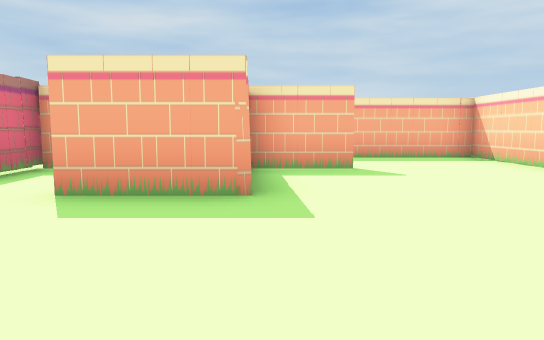
view 1 (above)

16 first-person views from a walk through a 3-D level made in the Unity game engine. The camera is 1.2 m above the floor, tilts 6° down and sees 70° across. The floor is counted in squares, 2 m on a side. Each view is taken from the middle of a square. On the plan, view 1 faces up. The plan holds only what a view shows up to about 11 squares ahead; the rest is blank. The player character is not drawn.

view 2
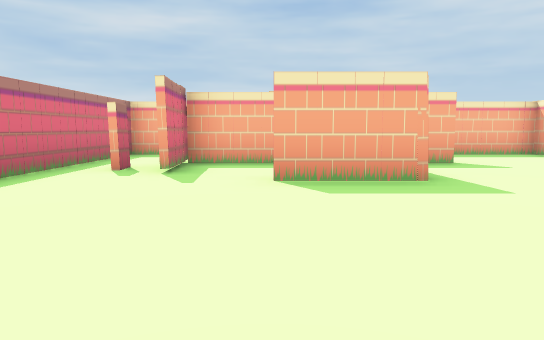

view 3
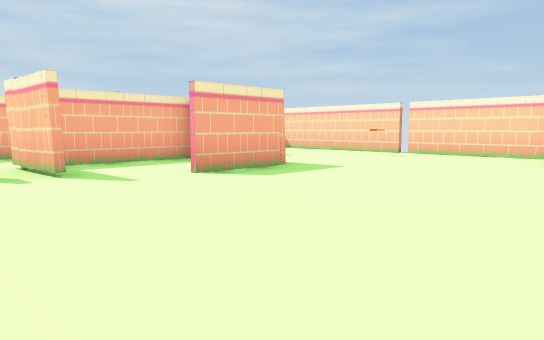

view 4
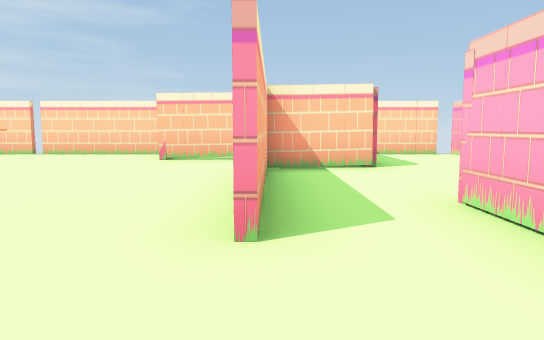

view 5
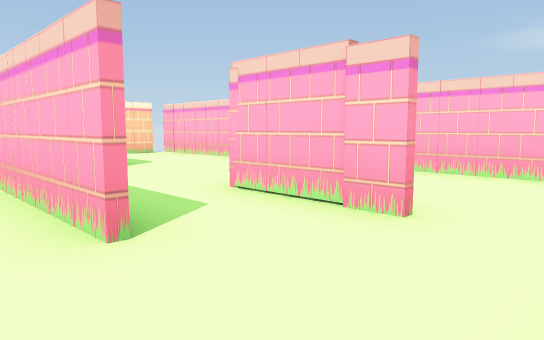

view 6
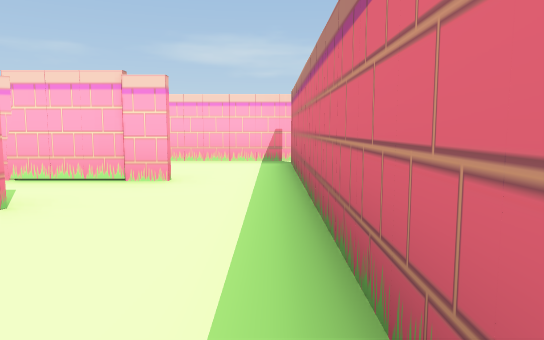

view 7
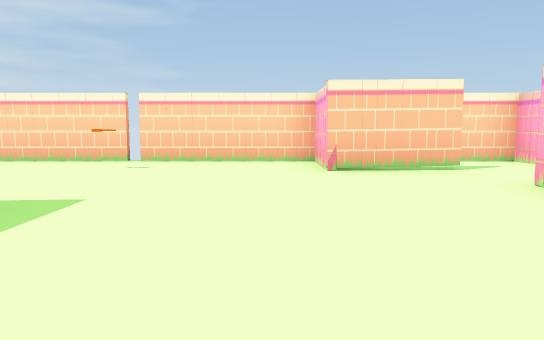

view 8
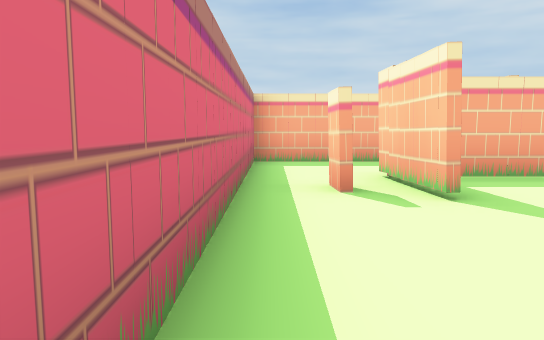

view 9
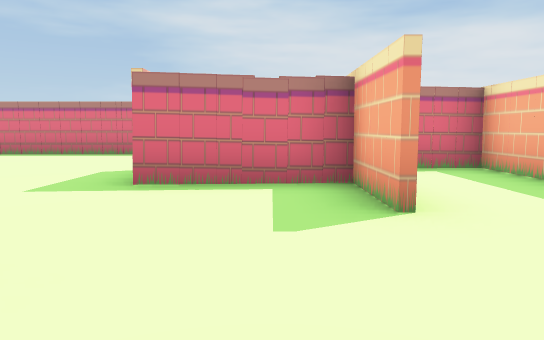

view 10
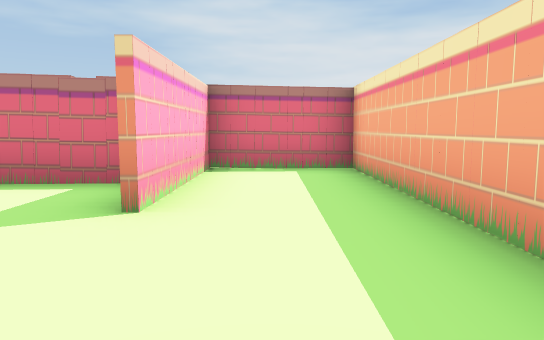

view 11
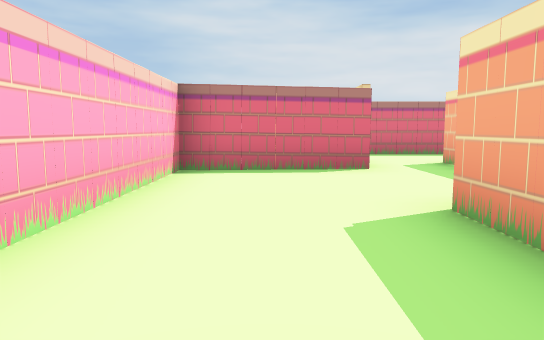

view 12
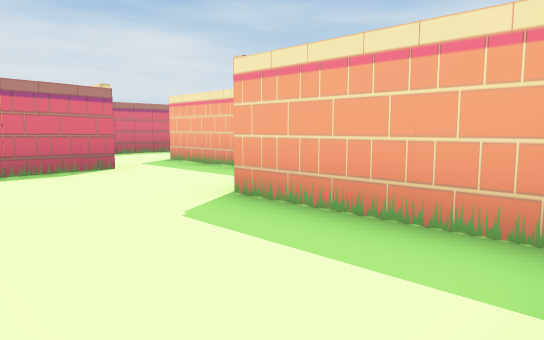

view 13
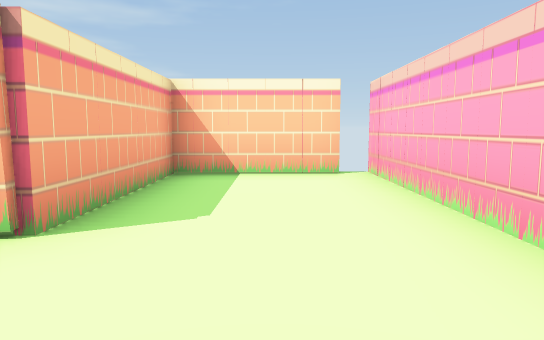

view 14
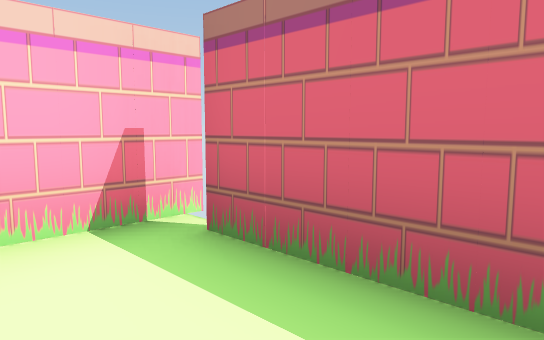

view 15
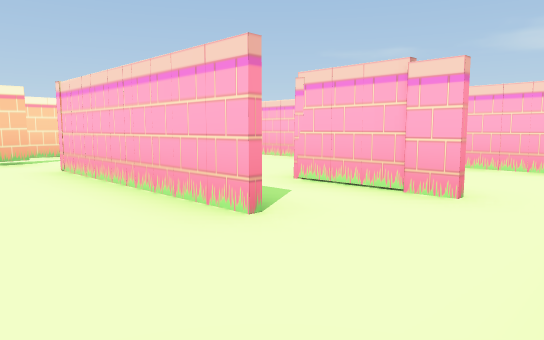

view 16
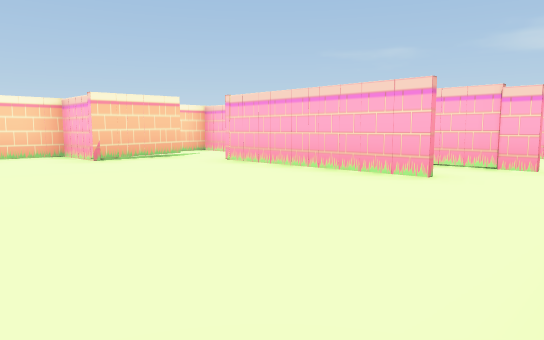

### Floor plan
Ten units are one square. View 1 is at (0, 0); x grows to the right and y downward. Boxes are objects, and circles mark ways between rooms. Rooms are numbered by the first view taken in them; rooms with no view inside come last. Other rooms are left out.
<svg viewBox="-63 -88 113 157">
<path fill="none" stroke="#000" d="M-35 -42 -36 -61M-3 -59 -2 -35 -20 -35M26 -2 42 -2 42 -35M-30 18 11 18M12 -59 -35 -59 -34 -42M42 -36 42 -83 -53 -83 -53 60M-39 35 -19 35M-20 -83 -19 -60 12 -60M-58 64 -25 64M-19 35 -17 64 45 64M42 60 42 40M42 37 11 37M2 19 -30 19M11 37 10 18"/>
<circle cx="-20" cy="30" r="3" fill="#2a7"/>
<circle cx="-5" cy="40" r="3" fill="#2a7"/>
<text x="-10" y="-20">1</text>
<text x="10" y="50">2</text>
<text x="-10" y="30">3</text>
</svg>
Room 1 opens to room 3. Room 2 opens to room 3.

Where each view was taken, in squares from view 1:
view 1: 0 up, 0 right, facing up
view 2: 1 down, 2 left, facing up
view 3: 1 down, 5 left, facing up-right
view 4: 2 down, 5 left, facing right
view 5: 1 down, 5 left, facing down-right
view 6: 1 up, 5 left, facing down
view 7: 1 up, 3 left, facing right
view 8: 1 up, 5 left, facing up
view 9: 5 up, 4 right, facing left
view 10: 7 up, 4 right, facing left
view 11: 5 down, 4 right, facing left
view 12: 6 down, 4 right, facing up-left
view 13: 5 down, 1 left, facing right
view 14: 4 down, 4 left, facing down-left
view 15: 0 up, 5 left, facing down-right
view 16: 3 up, 5 left, facing down-right
